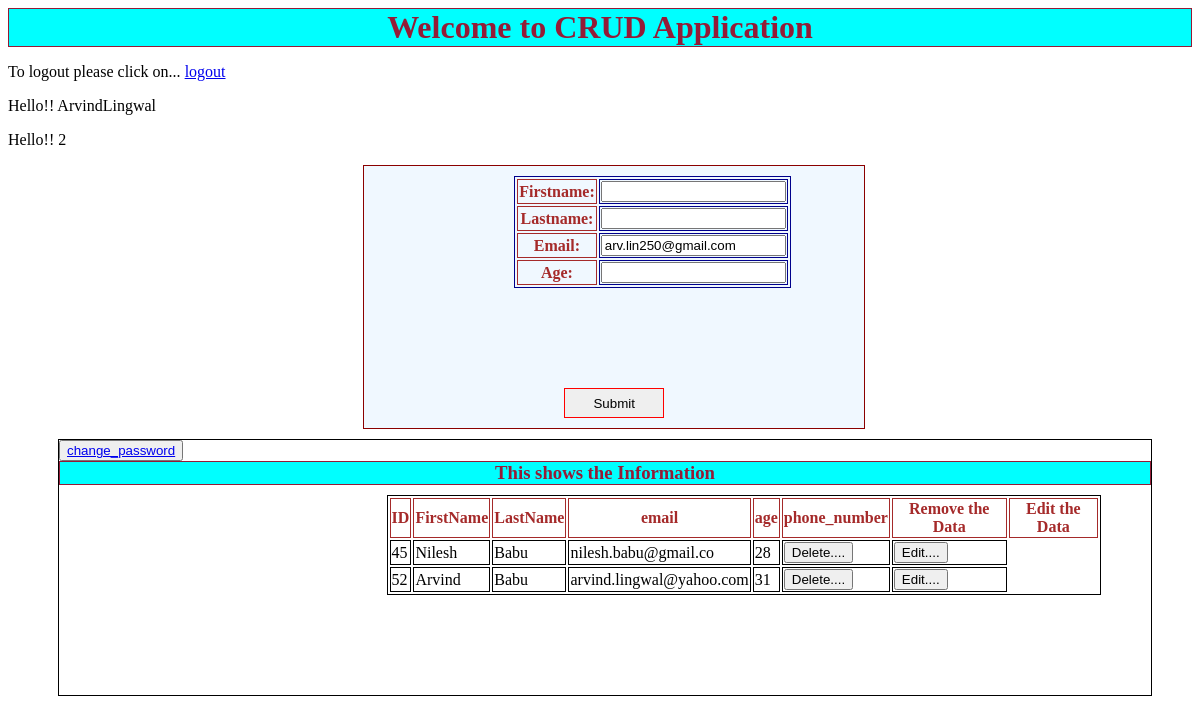
/crud (signed in), run on an earlier commit of the app's database.
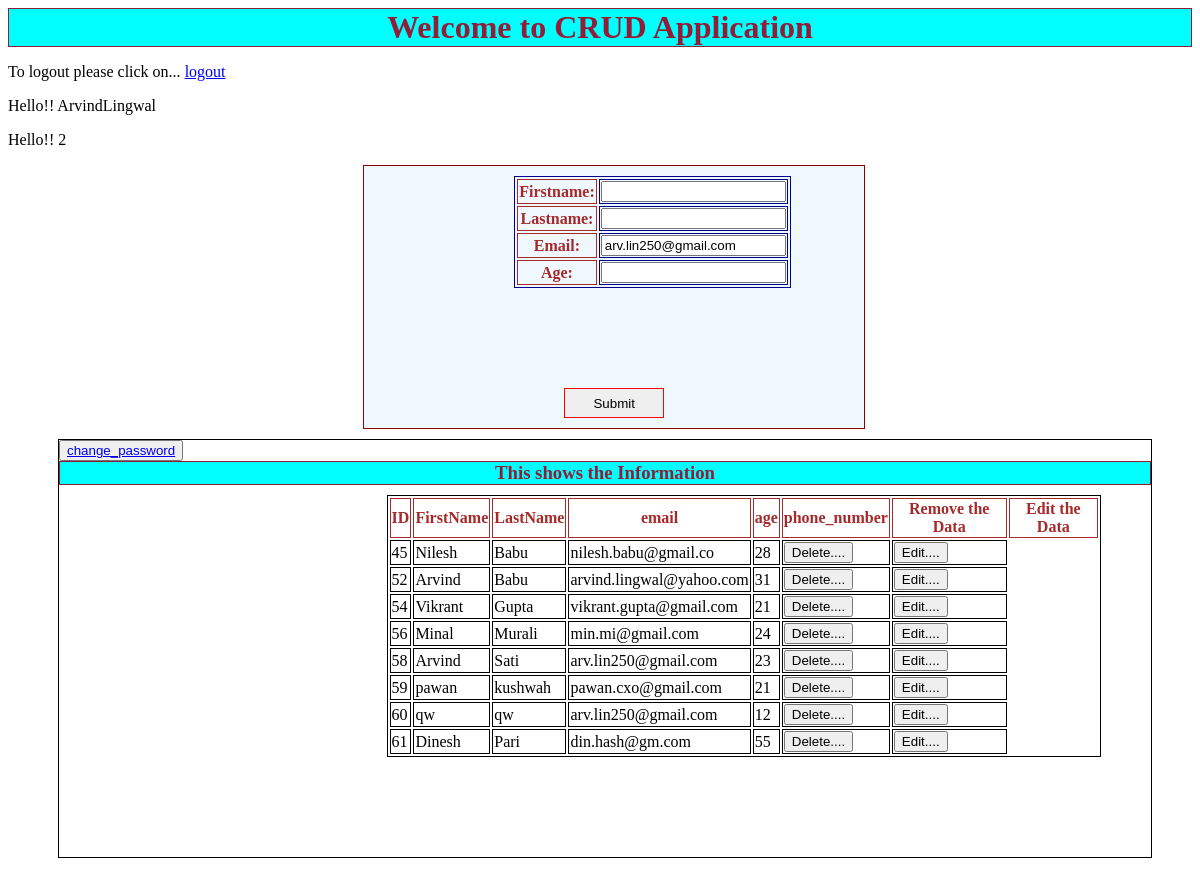
And on a later commit of the database.
### crud1/models.py (models this page shows, shortened)
class Information(models.Model):
    user = models.ForeignKey(User, on_delete=models.CASCADE, null=False, blank=True)
    firstname = models.CharField(max_length=20, default=' ')
    lastname = models.CharField(max_length=20)
    email = models.EmailField()
    age = models.IntegerField()

### crud1/views.py (the view)
# urls.py: path('crud', views.my_view, name='my_view'),
@login_required(login_url='/login/')
def my_view(request):
    if request.method == 'POST':
        obj = User.objects.get(pk=request.user.id)
        print(obj)
        fm = InformationForm(request.POST)
        if fm.is_valid():
            new_key = fm.save()
            add_value = Information.objects.get(id=new_key.pk)
            add_value.user = obj
            add_value.save()
        return HttpResponseRedirect(reverse('my_view'))
    else:
        obj = User.objects.get(pk = request.user.id)
        fm = InformationForm(instance=obj)
        fm.id = obj
    data = Information.objects.filter(user=request.user)
    context = {
        'form': fm,
        "data_info": data,
    }
    return render(request, "home.html", context)

### crud1/form.py
class InformationForm(forms.ModelForm):
    class Meta:
        model = Information
        fields = ['firstname', 'lastname', 'email', 'age']

### templates/home.html (shortened to what this page needs)
<!doctype html>
<html lang="en">
<head>
</head>
<body>
<h1>Welcome to CRUD Application</h1>
<p> To logout please click on... <a href="{% url "logout" %}">logout</a></p>
<p>Hello!! {{ request.user }}</p>
<p>Hello!! {{ request.user.id }}</p>
<div class="form">
<form action = "#" method="POST" >
    <table>
    {{ form.as_table }}
    </table>
    <input  class='container' type="submit" value = "Submit">
</form>
</div>
<div class="table">
<button type="button"><a href="{% url 'change-password' %}">change_password</a></button>
    <h3>This shows the Information</h3>
    {% if data_info %}
    <table>
    <thead>
        <tr>
            <th>ID</th>
            <th>FirstName</th>
            <th>LastName</th>
            <th>email</th>
            <th>age</th>
            <th>phone_number</th>
            <th>Remove the Data</th>
            <th>Edit the Data</th>
        </tr>
    </thead>
    <tbody>
        {% for inf in data_info %}
        <tr>
            <td>{{ inf.id }}</td>
            <td>{{ inf.firstname }}</td>
            <td>{{ inf.lastname }}</td>
            <td>{{ inf.email }}</td>
            <td>{{ inf.age }}</td>
            <td ><a href = "{% url 'confirm_delete' id=inf.id %}" style="color: Blue">
                <button>Delete....</button>
                </a>
            </td>
            <td ><a href = '{% url 'updated' id=inf.id %}'>
                <button>Edit....</button>
                </a>
            </td>
        </tr>
    {% endfor %}
    </tbody>
    </table>
    {% endif %}
</div>
</body>
</html>

### templates/home.html (style rules this page uses)
.form { border: solid 1px darkred; margin: 10px 10px 0 30%; width: 500px; color: darkblue; background-color: aliceblue; }
h1, h3 { margin: Auto; text-align: center; color: #931c37; background-color: aqua; border: solid 1px }
table,td, th,tr { border: solid 1px; align-items: center; margin: 10px 50px 100px 30%; }
th { font_weight: bold; color: brown; }
.table { margin: 10px 40px 100px 50px; border: solid 1px }
.container { text-align: center; border: 1px solid red; width: 100px; height: 30px; margin: 00px 10px 10px 40%; }

What changed in the data, as far as the page shows it:
added Information: id "54", firstname "Vikrant", lastname "Gupta", email "vikrant.gupta@gmail.com", age "21"
added Information: id "56", firstname "Minal", lastname "Murali", email "min.mi@gmail.com", age "24"
added Information: id "58", firstname "Arvind", lastname "Sati", email "arv.lin250@gmail.com", age "23"
added Information: id "59", firstname "pawan", lastname "kushwah", email "pawan.cxo@gmail.com", age "21"
added Information: id "60", firstname "qw", lastname "qw", email "arv.lin250@gmail.com", age "12"
added Information: id "61", firstname "Dinesh", lastname "Pari", email "din.hash@gm.com", age "55"
